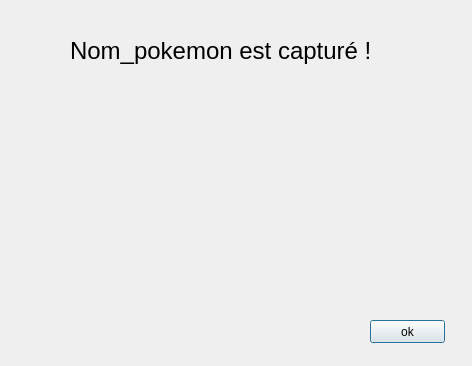
<?xml version="1.0" encoding="UTF-8"?>
<ui version="4.0">
 <class>capture</class>
 <widget class="QDialog" name="capture">
  <property name="geometry">
   <rect>
    <x>0</x>
    <y>0</y>
    <width>472</width>
    <height>366</height>
   </rect>
  </property>
  <property name="windowTitle">
   <string>Dialog</string>
  </property>
  <widget class="QLabel" name="fond_prairie">
   <property name="geometry">
    <rect>
     <x>-4</x>
     <y>-8</y>
     <width>491</width>
     <height>381</height>
    </rect>
   </property>
   <property name="text">
    <string/>
   </property>
   <property name="pixmap">
    <pixmap>images/prairie_et_ciel.png</pixmap>
   </property>
   <property name="scaledContents">
    <bool>true</bool>
   </property>
  </widget>
  <widget class="QLabel" name="pokeball">
   <property name="geometry">
    <rect>
     <x>120</x>
     <y>60</y>
     <width>211</width>
     <height>341</height>
    </rect>
   </property>
   <property name="text">
    <string/>
   </property>
   <property name="pixmap">
    <pixmap>images/pokeball.png</pixmap>
   </property>
   <property name="scaledContents">
    <bool>true</bool>
   </property>
  </widget>
  <widget class="QLabel" name="pokemon_capture">
   <property name="geometry">
    <rect>
     <x>120</x>
     <y>130</y>
     <width>211</width>
     <height>161</height>
    </rect>
   </property>
   <property name="text">
    <string/>
   </property>
   <property name="pixmap">
    <pixmap>images/images_pokemon/pokemons_finaux/face/Vulpix.png</pixmap>
   </property>
   <property name="scaledContents">
    <bool>true</bool>
   </property>
  </widget>
  <widget class="QLabel" name="label">
   <property name="geometry">
    <rect>
     <x>70</x>
     <y>20</y>
     <width>351</width>
     <height>61</height>
    </rect>
   </property>
   <property name="font">
    <font>
     <pointsize>18</pointsize>
    </font>
   </property>
   <property name="text">
    <string>Nom_pokemon est capturé ! </string>
   </property>
  </widget>
  <widget class="QPushButton" name="pushButton">
   <property name="geometry">
    <rect>
     <x>370</x>
     <y>320</y>
     <width>75</width>
     <height>23</height>
    </rect>
   </property>
   <property name="text">
    <string>ok</string>
   </property>
  </widget>
 </widget>
 <resources/>
 <connections/>
</ui>
